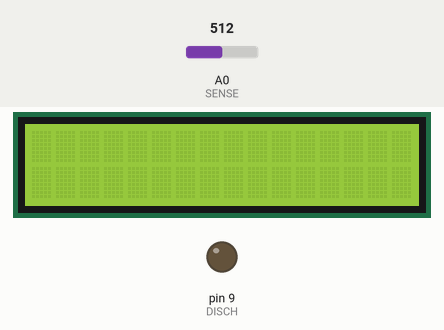
Simulated run of this sketch. Board: Arduino Nano, built with avr-gcc and run on an emulated ATmega328P. Shown: 16×2 character LCD, output pins drawn as LEDs (lit = HIGH). The inputs (shaded band) are chosen by the test bench; at power-on: A0 (SENSE) = 512.

Above: at 1.2 s.
1.3 s: A0 (SENSE) set to 0
3.8 s: A0 (SENSE) set to 657
At 5.0 s:
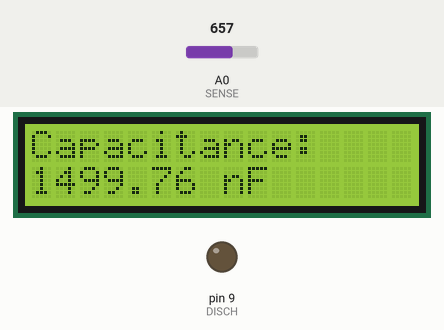
Timing chart, 0 to 6.8 s (numbered marks = the images above; inputs shaded):
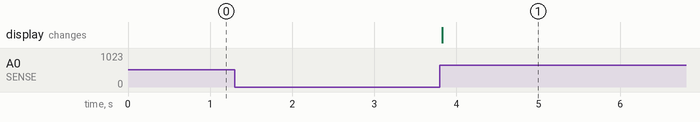

The sketch:

autorange_capacitance_meter.ino
```cpp
// Arduino sketch that measures capacitance by RC timing on two ranges (1k and 1M charge paths) and displays the autoranged result on an I2C LCD1602.
//
// Full tutorial: https://shillehtek.com/blogs/news/arduino-nano-lcd1602-capacitance-meter-autorange
// Parts used: https://shillehtek.com/products/arduino-nano-v3-presoldered-ch340g-atmega328p
//             https://shillehtek.com/products/shillehtek-lcd1602-16x2-character-display-module
//             https://shillehtek.com/products/pcf8574-i2c-serial-interface-adapter-module-for-1602-2004-lcd
// More examples: https://github.com/shillehbean/shillehtek-examples
//

#include <LiquidCrystal_I2C.h>
LiquidCrystal_I2C lcd(0x27, 16, 2);

const int SENSE = A0, CHG_1K = 7, CHG_1M = 8, DISCH = 9;

void discharge() {
  pinMode(CHG_1K, INPUT); pinMode(CHG_1M, INPUT);
  pinMode(DISCH, OUTPUT); digitalWrite(DISCH, LOW);
  while (analogRead(SENSE) > 0);
  pinMode(DISCH, INPUT);
}

// returns microseconds to reach 63.2% through the given pin
unsigned long timeConstant(int pin, unsigned long timeoutUs) {
  pinMode(pin, OUTPUT); digitalWrite(pin, HIGH);
  unsigned long t0 = micros();
  while (analogRead(SENSE) < 647) {
    if (micros() - t0 > timeoutUs) { pinMode(pin, INPUT); return 0; }
  }
  unsigned long t = micros() - t0;
  pinMode(pin, INPUT);
  return t;
}

void setup() { lcd.init(); lcd.backlight(); }

void loop() {
  discharge();
  unsigned long t = timeConstant(CHG_1K, 1000000UL);   // try fast range first
  float value; const char* unit;

  if (t > 0) {                     // big capacitor: C = t / 1k  (uF)
    value = t / 1000.0; unit = "uF";
  } else {                         // tiny capacitor: use 1M  (nF)
    discharge();
    t = timeConstant(CHG_1M, 3000000UL);
    value = t / 1000.0; unit = "nF";
  }

  lcd.setCursor(0, 0); lcd.print("Capacitance:    ");
  lcd.setCursor(0, 1);
  if (t == 0) lcd.print("-- no cap --    ");
  else { lcd.print(value, 2); lcd.print(" "); lcd.print(unit); lcd.print("       "); }
  delay(800);
}
```

Measured:
- after the input at 3.8 s, the display: changes at once (image 1)
